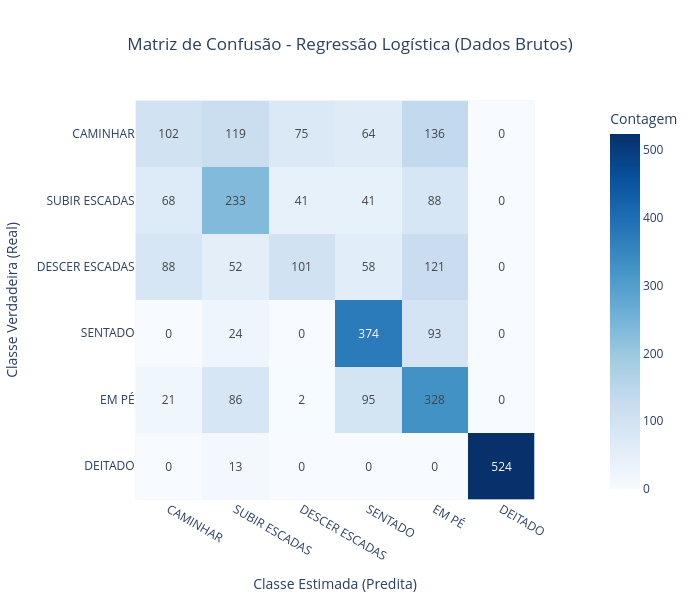

Write notebook code for a chart like this one.
### Code cell
# Nomes das 6 classes do UCI HAR (opcional, para deixar os eixos com os nomes reais)
class_names = ["CAMINHAR", "SUBIR ESCADAS", "DESCER ESCADAS", "SENTADO", "EM PÉ", "DEITADO"]

# Avaliação completa via evaluation.py
metrics = ev.evaluate_model(
    model=best_model,
    X_test=X_test,
    y_test=y_test,
    class_names=class_names,
    title="Matriz de Confusão - Regressão Logística (Dados Brutos)"
)

### Figure 1 — Plotly figure (JSON) as saved in the notebook; plotly's stock layout.template omitted (floating-point values rounded to 4 significant figures)
{"data": [{"coloraxis": "coloraxis", "hovertemplate": "Classe Estimada: %{x}<br>Classe Verdadeira: %{y}<br>Contagem: %{z}<extra></extra>", "name": "0", "texttemplate": "%{z}", "type": "heatmap", "x": ["CAMINHAR", "SUBIR ESCADAS", "DESCER ESCADAS", "SENTADO", "EM PÉ", "DEITADO"], "xaxis": "x", "y": ["CAMINHAR", "SUBIR ESCADAS", "DESCER ESCADAS", "SENTADO", "EM PÉ", "DEITADO"], "yaxis": "y", "z": [[102, 119, 75, 64, 136, 0], [68, 233, 41, 41, 88, 0], [88, 52, 101, 58, 121, 0], [0, 24, 0, 374, 93, 0], [21, 86, 2, 95, 328, 0], [0, 13, 0, 0, 0, 524]]}], "layout": {"coloraxis": {"autocolorscale": false, "colorbar": {"title": {"text": "Contagem"}}, "colorscale": [[0, "rgb(247,251,255)"], [0.125, "rgb(222,235,247)"], [0.25, "rgb(198,219,239)"], [0.375, "rgb(158,202,225)"], [0.5, "rgb(107,174,214)"], [0.625, "rgb(66,146,198)"], [0.75, "rgb(33,113,181)"], [0.875, "rgb(8,81,156)"], [1, "rgb(8,48,107)"]]}, "height": 600, "title": {"text": "Matriz de Confusão - Regressão Logística (Dados Brutos)", "x": 0.5}, "width": 700, "xaxis": {"anchor": "y", "constrain": "domain", "domain": [0, 1], "scaleanchor": "y", "title": {"text": "Classe Estimada (Predita)"}}, "yaxis": {"anchor": "x", "autorange": "reversed", "constrain": "domain", "domain": [0, 1], "title": {"text": "Classe Verdadeira (Real)"}}}}
